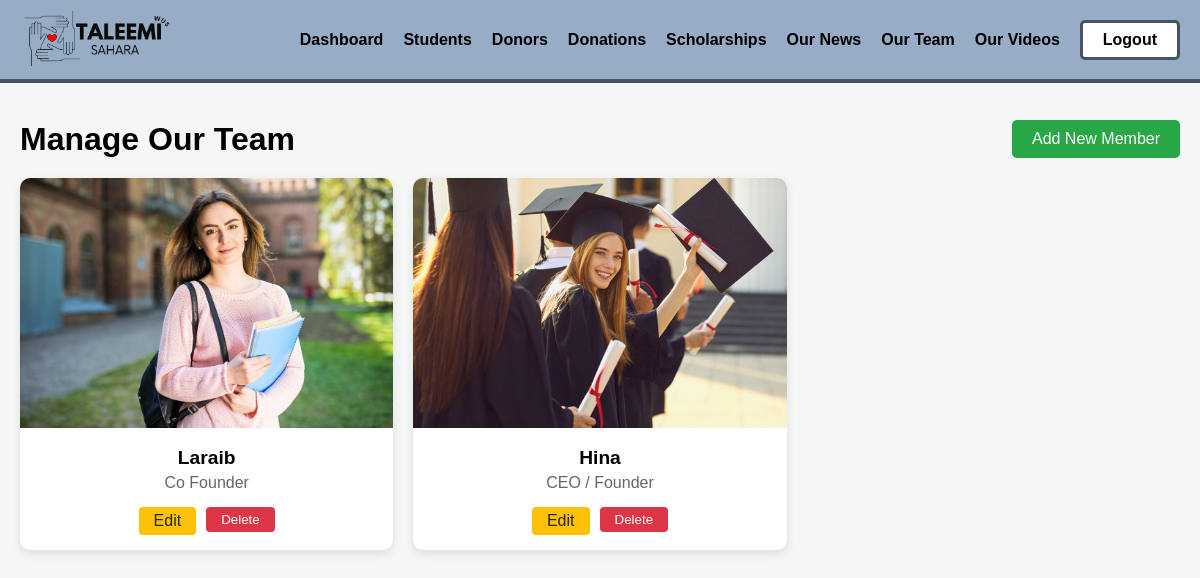
Page /admin/our_team.php (signed in) on the committed database.
### tables this page shows
CREATE TABLE `team_members` (
  `id` int(11) NOT NULL,
  `name` varchar(255) NOT NULL,
  `role` varchar(255) NOT NULL,
  `image` varchar(255) NOT NULL COMMENT 'e.g., ./images/team/member1.jpg',
  `status` enum('active','inactive') NOT NULL DEFAULT 'active',
  `created_at` timestamp NOT NULL DEFAULT current_timestamp()
);

### admin/our_team.php (the view, shortened to what this page needs)
<?php
require_once '../config/database.php';
$error_message = $_SESSION['error_message'] ?? null;
try {
    $result = $conn->query("SELECT * FROM team_members ORDER BY created_at DESC");
    $team_members = $result ? $result->fetch_all(MYSQLI_ASSOC) : [];
} catch (mysqli_sql_exception $e) {
    $team_members = [];
    $error_message = "The 'team_members' table might not exist. Please run the setup script. Error: " . $e->getMessage();
}
?>
<!DOCTYPE html>
<html lang="en">
<head>
    <link rel="stylesheet" href="../css/font.css">
    <link rel="stylesheet" href="../css/general.css">
</head>
<body>
    <?php include '../components/admin-navbar.php'; ?>
    <div class="main">
        <div class="page-header">
            <h1>Manage Our Team</h1>
            <a href="add_team_member.php" class="add-btn">Add New Member</a>
        </div>
        <div class="members-grid">
            <?php if (empty($team_members) && !$error_message): ?>
                <p>No team members found. <a href="add_team_member.php">Add the first one!</a></p>
            <?php else: ?>
                <?php foreach ($team_members as $member): ?>
                    <div class="member-card">
                        <img src="<?php echo htmlspecialchars($member['image']); ?>" alt="<?php echo htmlspecialchars($member['name']); ?>">
                        <div class="member-info">
                            <h3 class="member-name"><?php echo htmlspecialchars($member['name']); ?></h3>
                            <p class="member-role"><?php echo htmlspecialchars($member['role']); ?></p>
                            <div class="actions">
                                <a href="edit_team_member.php?id=<?php echo $member['id']; ?>" class="action-btn edit-btn">Edit</a>
                                <form method="POST" onsubmit="return confirm('Are you sure you want to delete this team member?');" style="display:inline;">
                                    <button type="submit" class="action-btn delete-btn">Delete</button>
                                </form>
                            </div>
                        </div>
                    </div>
                <?php endforeach; ?>
            <?php endif; ?>
        </div>
    </div>
</body>
</html>

### components/admin-navbar.php (shortened to what this page needs)
<div class="navbar-wrapper">
    <div class="navbar">
        <img src="../images/logo.png" alt="not found!" style="width: 150px" />
        <ul>
            <li><a href="../admin/dashboard.php" class="raleway-400">Dashboard</a></li>
            <li><a href="../admin/students.php" class="raleway-400">Students</a></li>
            <li><a href="../admin/donors.php" class="raleway-400">Donors</a></li>
            <li><a href="../admin/donations.php" class="raleway-400">Donations</a></li>
            <li><a href="../admin/available_scholarships.php" class="raleway-400">Scholarships</a></li>
            <li><a href="../admin/our_news.php" class="raleway-400">Our News</a></li>
            <li><a href="../admin/our_team.php" class="raleway-400">Our Team</a></li>
            <li><a href="../admin/manage_videos.php" class="raleway-400">Our Videos</a></li>
            <li>
                <button class="auth-btn raleway-600">
                    <a href="../logout.php">
                        Logout
                    </a>
                </button>
            </li>
        </ul>
    </div>
</div>

### admin/our_team.php (style rules this page uses)
body { font-family: 'Raleway', sans-serif; background-color: #f4f7f6; display: flex; flex-direction: column; }
.main { margin: 100px auto 20px; max-width: 1200px; width: 100%; padding: 20px; }
.page-header { display: flex; justify-content: space-between; align-items: center; margin-bottom: 20px; }
.page-header h1 { margin: 0; }
.add-btn { background: #28a745; color: white; padding: 10px 20px; border-radius: 5px; text-decoration: none; font-weight: 500; }
.members-grid { display: grid; grid-template-columns: repeat(auto-fill, minmax(280px, 1fr)); gap: 20px; }
.member-card { background: white; border-radius: 10px; box-shadow: 0 4px 10px rgba(0, 0, 0, 0.1); overflow: hidden; text-align: center; }
.member-card img { width: 100%; height: 250px; object-fit: cover; }
.member-info { padding: 15px; }
.member-name { font-size: 1.2em; font-weight: 600; margin: 0; }
.member-role { color: #666; margin: 5px 0 15px; }
.actions { display: flex; justify-content: center; gap: 10px; }
.action-btn { padding: 5px 15px; border-radius: 4px; text-decoration: none; color: white; border: none; cursor: pointer; }
.edit-btn { background-color: #ffc107; color: #212529; }
.delete-btn { background-color: #dc3545; }

### components/admin-navbar.php (style rules this page uses)
* { box-sizing: border-box; padding: 0; margin: 0; font-family: "Raleway", sans-serif; }
ul { list-style-type: none; padding: 0; margin: 0; display: flex; align-items: center; gap: 20px; }
.navbar { display: flex; justify-content: space-between; width: 100%; max-width: 1400px; padding: 10px 20px; margin: 0px auto; }
.navbar-wrapper { width: 100%; position: fixed; z-index: 1000; background-color: #96ADC5; border-bottom: 4px solid #465462; }
.navbar a { text-decoration: none; color: inherit; font-weight: 600; transition: text-decoration 1s ease-in-out; }
.auth-btn { border: 3px solid #465462; background-color: white; font-size: 1rem; padding: 8px 20px; border-radius: 5px; font-family: "Quicksand"; font-weight: 900; transition: all 1s ease-in-out; cursor: pointer; color: black; }

### rows in the picture
team_members: image (picture), name "Laraib", role "Co Founder"
team_members: image (picture), name "Hina", role "CEO / Founder"
